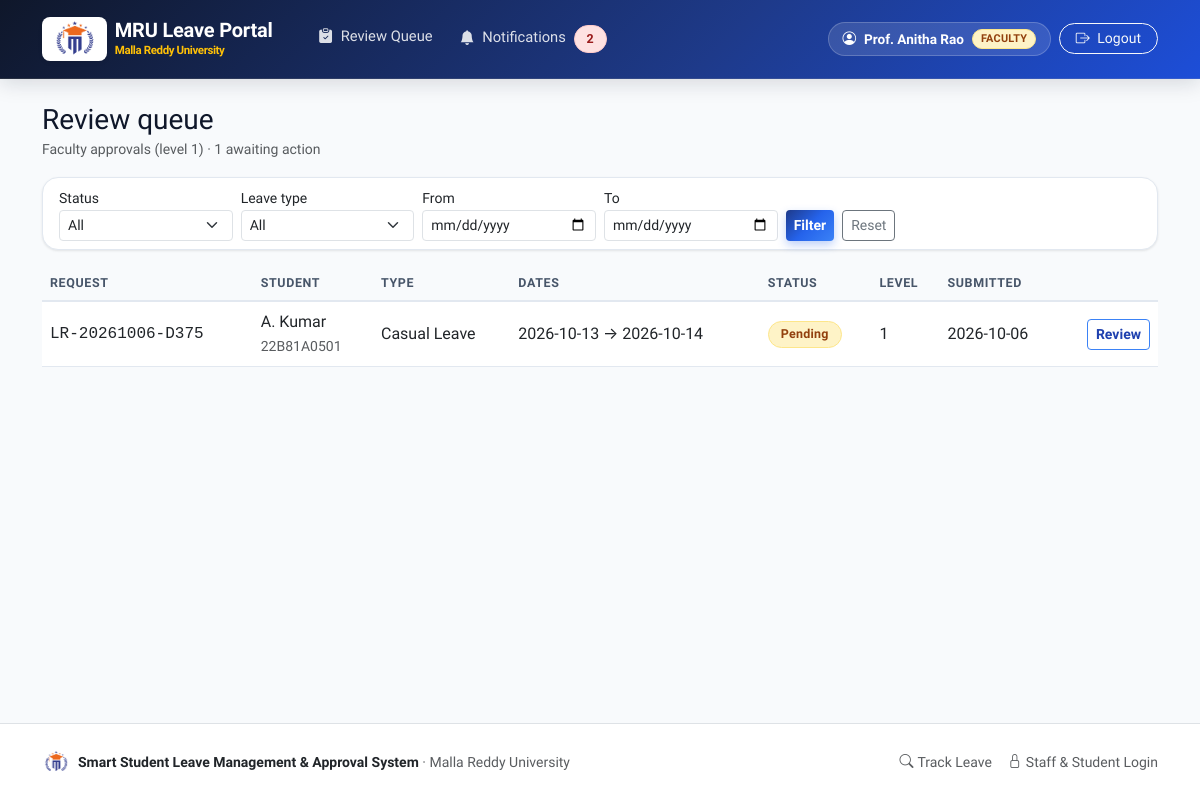
Before: /review/ (signed in) with the older database file.
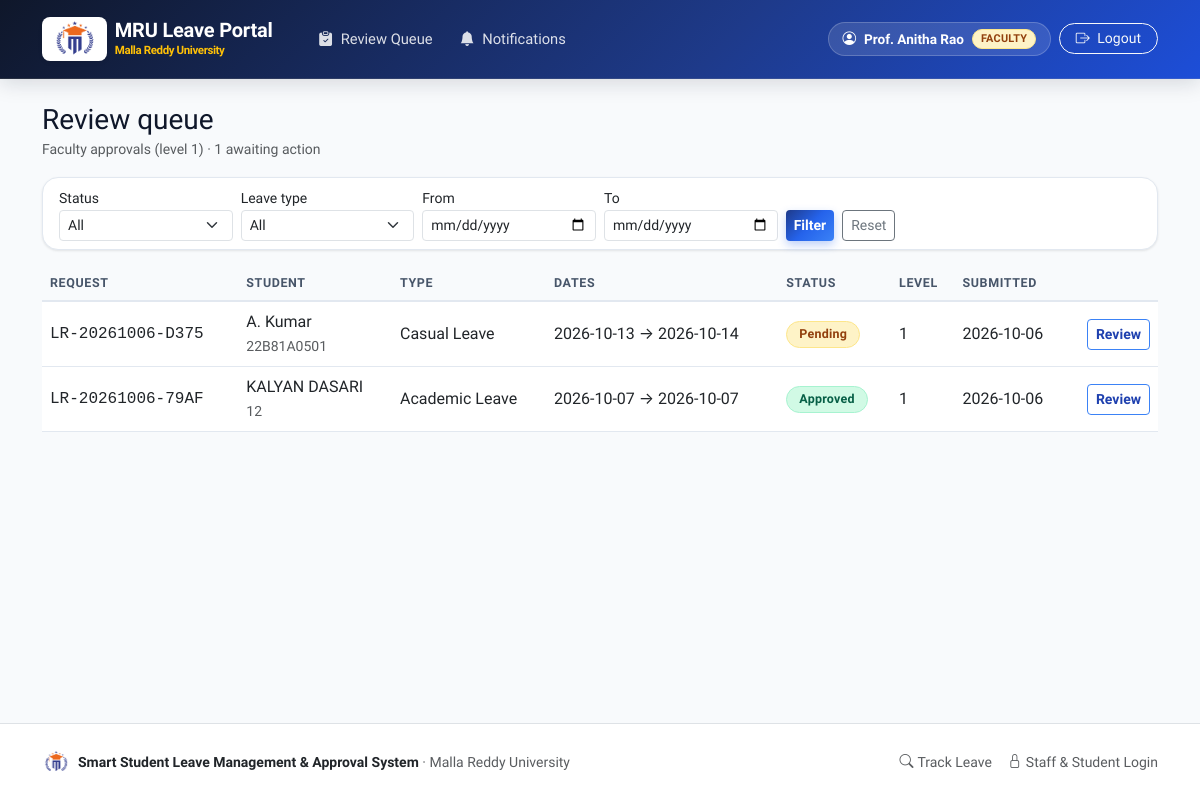
After: the same page with the newer database file.
### tables this page shows
CREATE TABLE leave_requests (
    id INTEGER PRIMARY KEY AUTOINCREMENT,
    request_no TEXT NOT NULL UNIQUE,
    student_id INTEGER NOT NULL REFERENCES users(id),
    leave_type_id INTEGER NOT NULL REFERENCES leave_types(id),
    start_date TEXT NOT NULL,
    end_date TEXT NOT NULL,
    reason TEXT NOT NULL,
    contact_info TEXT NOT NULL,
    attachment_path TEXT,
    status TEXT NOT NULL DEFAULT 'Pending'
        CHECK (status IN ('Draft', 'Pending', 'More Information Required', 'Approved', 'Rejected', 'Cancelled', 'Completed')),
    current_level INTEGER NOT NULL DEFAULT 1,
    created_at TEXT NOT NULL,
    updated_at TEXT NOT NULL
);

CREATE TABLE users (
    id INTEGER PRIMARY KEY AUTOINCREMENT,
    name TEXT NOT NULL,
    roll_no TEXT,
    email TEXT NOT NULL COLLATE NOCASE UNIQUE,
    password_hash TEXT NOT NULL,
    role TEXT NOT NULL CHECK (role IN ('student', 'faculty', 'hod', 'admin')),
    department_id INTEGER REFERENCES departments(id),
    branch_id INTEGER REFERENCES branches(id),
    active INTEGER NOT NULL DEFAULT 1,
    created_at TEXT NOT NULL
);

CREATE TABLE leave_types (
    id INTEGER PRIMARY KEY AUTOINCREMENT,
    name TEXT NOT NULL UNIQUE,
    description TEXT NOT NULL DEFAULT '',
    max_days INTEGER NOT NULL DEFAULT 10,
    requires_document INTEGER NOT NULL DEFAULT 0,
    hod_required INTEGER NOT NULL DEFAULT 0,
    active INTEGER NOT NULL DEFAULT 1
);

### leave_management/review.py (the view)
@bp.route("/")
@roles_required(*REVIEW_ROLES)
def dashboard():
    finalize_completed()
    status = request.args.get("status", "")
    leave_type = request.args.get("type", "")
    date_from = request.args.get("from", "")
    date_to = request.args.get("to", "")
    page = page_number(request.args.get("page"))
    dept_clause, dept_args = _visible_requests()
    where = [dept_clause]
    args = list(dept_args)
    if g.user["role"] == "faculty":
        where.append("(r.current_level = 1 OR r.status != 'Pending')")
    elif g.user["role"] == "hod":
        where.append("(r.current_level = 2 OR r.status != 'Pending')")
    if status:
        where.append("r.status = ?")
        args.append(status)
    if leave_type:
        where.append("r.leave_type_id = ?")
        args.append(int(leave_type))
    if parse_date(date_from):
        where.append("r.end_date >= ?")
        args.append(date_from)
    if parse_date(date_to):
        where.append("r.start_date <= ?")
        args.append(date_to)
    clause = " AND ".join(where)
    per_page = current_app.config["PER_PAGE"]
    total = query(f"SELECT COUNT(*) AS n FROM leave_requests r JOIN users s ON s.id = r.student_id WHERE {clause}", args, one=True)["n"]
    rows = query(
        f"""SELECT r.*, t.name AS leave_type_name, s.name AS student_name, s.roll_no,
                  d.name AS department_name, b.name AS branch_name
           FROM leave_requests r
           JOIN users s ON s.id = r.student_id
           JOIN leave_types t ON t.id = r.leave_type_id
           LEFT JOIN departments d ON d.id = s.department_id
           LEFT JOIN branches b ON b.id = s.branch_id
           WHERE {clause}
           ORDER BY CASE WHEN r.status = 'Pending' THEN 0 ELSE 1 END, r.created_at DESC
           LIMIT ? OFFSET ?""",
        (*args, per_page, (page - 1) * per_page),
    )
    queue = query(
        f"""SELECT COUNT(*) AS n FROM leave_requests r JOIN users s ON s.id = r.student_id
            WHERE {dept_clause} AND r.status IN ('Pending', 'More Information Required')
              AND {'r.current_level = 1' if g.user['role'] == 'faculty' else ('r.current_level = 2' if g.user['role'] == 'hod' else '1=1')}""",
        dept_args,
        one=True,
    )["n"]
    leave_types = query("SELECT * FROM leave_types ORDER BY name")
    return render_template(
        "review/dashboard.html",
        requests=rows,
        queue_count=queue,
        leave_types=leave_types,
        page=page,
        total=total,
        per_page=per_page,
        filters={"status": status, "type": leave_type, "from": date_from, "to": date_to},
    )

### leave_management/db.py (called while the page is built)
def utcnow() -> str:
    return datetime.now(timezone.utc).strftime("%Y-%m-%d %H:%M:%S")

def get_db() -> sqlite3.Connection:
    if "db" not in g:
        g.db = sqlite3.connect(current_app.config["DATABASE"])
        g.db.row_factory = sqlite3.Row
        g.db.execute("PRAGMA foreign_keys = ON")
    return g.db

def query(sql: str, args=(), one: bool = False):
    cur = get_db().execute(sql, args)
    rows = cur.fetchall()
    cur.close()
    if one:
        return rows[0] if rows else None
    return rows

def execute(sql: str, args=(), commit: bool = True) -> sqlite3.Cursor:
    db = get_db()
    cur = db.execute(sql, args)
    if commit:
        db.commit()
    return cur

### leave_management/notify.py (called while the page is built)
def unread_count(user_id) -> int:
    row = query(
        "SELECT COUNT(*) AS n FROM notifications WHERE recipient_id = ? AND is_read = 0 AND channel = 'in_app'",
        (user_id,),
        one=True,
    )
    return row["n"] if row else 0

### leave_management/review.py (called while the page is built)
def _visible_requests():
    if g.user["role"] == "admin":
        return "1=1", []
    return "s.department_id = ?", [g.user["department_id"]]

### templates/review/dashboard.html (shortened to what this page needs)
{% extends "base.html" %}
{% from "_macros.html" import status_badge, pager %}
{% block content %}
<div class="d-flex justify-content-between align-items-center flex-wrap gap-2 mb-3">
  <div>
    <h3 class="mb-0">Review queue</h3>
    <span class="text-muted small">
      {% if current_user.role == 'hod' %}Head of Department approvals (level 2)
      {% elif current_user.role == 'faculty' %}Faculty approvals (level 1)
      {% else %}All departments{% endif %}
      &middot; {{ queue_count }} awaiting action
    </span>
  </div>
</div>
<div class="card mb-3">
  <div class="card-body py-2">
    <form class="row g-2 align-items-end" method="get">
      <div class="col-6 col-md-2">
        <label class="form-label small mb-0">Status</label>
        <select name="status" class="form-select form-select-sm">
          <option value="">All</option>
        </select>
      </div>
      <div class="col-6 col-md-2">
        <label class="form-label small mb-0">Leave type</label>
        <select name="type" class="form-select form-select-sm">
          <option value="">All</option>
        </select>
      </div>
      <div class="col-6 col-md-2">
        <label class="form-label small mb-0">From</label>
        <input type="date" name="from" value="{{ filters.from }}" class="form-control form-control-sm">
      </div>
      <div class="col-6 col-md-2">
        <label class="form-label small mb-0">To</label>
        <input type="date" name="to" value="{{ filters.to }}" class="form-control form-control-sm">
      </div>
      <div class="col-12 col-md-4 d-flex gap-2">
        <button class="btn btn-sm btn-primary">Filter</button>
        <a href="{{ url_for('review.dashboard') }}" class="btn btn-sm btn-outline-secondary">Reset</a>
      </div>
    </form>
  </div>
</div>
{% if not requests %}
<div class="alert alert-light border text-center py-5">
  <p class="mb-0 text-muted"><strong>Nothing to review.</strong> No requests match the current filters.</p>
</div>
{% else %}
<div class="table-responsive">
  <table class="table table-hover align-middle">
    <thead class="table-light">
      <tr>
        <th>Request</th><th>Student</th>{% if current_user.role == 'admin' %}<th>Department</th>{% endif %}
        <th>Type</th><th>Dates</th><th>Status</th><th>Level</th><th>Submitted</th><th></th>
      </tr>
    </thead>
    <tbody>
      {% for r in requests %}
      <tr>
        <td class="font-monospace">{{ r.request_no }}</td>
        <td>{{ r.student_name }}<br><small class="text-muted">{{ r.roll_no }}</small></td>
        <td>{{ r.leave_type_name }}</td>
        <td>{{ r.start_date }} &rarr; {{ r.end_date }}</td>
        <td>{{ status_badge(r.status) }}</td>
        <td>{{ r.current_level }}</td>
        <td>{{ r.created_at[:10] }}</td>
        <td class="text-end"><a class="btn btn-sm btn-outline-primary" href="{{ url_for('review.detail', request_id=r.id) }}">Review</a></td>
      </tr>
      {% endfor %}
    </tbody>
  </table>
</div>
{% endif %}
{% endblock %}

### templates/base.html (shortened to what the changed rows need)
<!DOCTYPE html>
<html lang="en">
<head>
  <link href="https://cdn.jsdelivr.net/npm/bootstrap@5.3.0/dist/css/bootstrap.min.css" rel="stylesheet">
  <link href="https://cdn.jsdelivr.net/npm/bootstrap-icons@1.11.3/font/bootstrap-icons.min.css" rel="stylesheet">
  <link href="{{ url_for('static', filename='styles.css') }}" rel="stylesheet">
</head>
<body>
<nav class="navbar navbar-expand-lg mru-navbar no-print">
  <div class="container">
    <div class="collapse navbar-collapse" id="nav">
      <ul class="navbar-nav me-auto ps-lg-3">
        {% if current_user %}
          <li class="nav-item">
            <a class="nav-link" href="{{ url_for('main.notifications') }}">
              <i class="bi bi-bell-fill me-1"></i> Notifications
              {% if unread_count %}<span class="badge bg-danger rounded-pill ms-1">{{ unread_count }}</span>{% endif %}
            </a>
          </li>
        {% else %}
          <li class="nav-item"><a class="nav-link" href="{{ url_for('main.dashboard') }}"><i class="bi bi-house-door-fill me-1"></i> Home</a></li>
          <li class="nav-item"><a class="nav-link" href="{{ url_for('main.track') }}"><i class="bi bi-search me-1"></i> Track Leave</a></li>
        {% endif %}
      </ul>
    </div>
  </div>
</nav>
<main class="container py-4">
  {% block content %}{% endblock %}
</main>
</body>
</html>

### templates/_macros.html (shortened to what this page needs)
{% macro status_badge(status) %}
{% set cls = {
  'Pending': 'bg-warning text-dark',
  'Approved': 'bg-success',
  'Rejected': 'bg-danger',
  'Completed': 'bg-primary',
  'Cancelled': 'bg-secondary',
  'Draft': 'bg-secondary',
  'More Information Required': 'bg-info text-dark'
} %}
<span class="badge {{ cls.get(status, 'bg-secondary') }}">{{ status }}</span>
{% endmacro %}

Changed rows visible on the page:
added leave_requests: request_no "LR-20261006-79AF", student_name "KALYAN DASARI", roll_no "12", leave_type_name "Academic Leave", start_date "2026-10-07", end_date "2026-10-07", status "Approved", current_level "1", created_at "2026-10-06"
Other visible differences:
{{ unread_count }}: "2" → (not shown)
